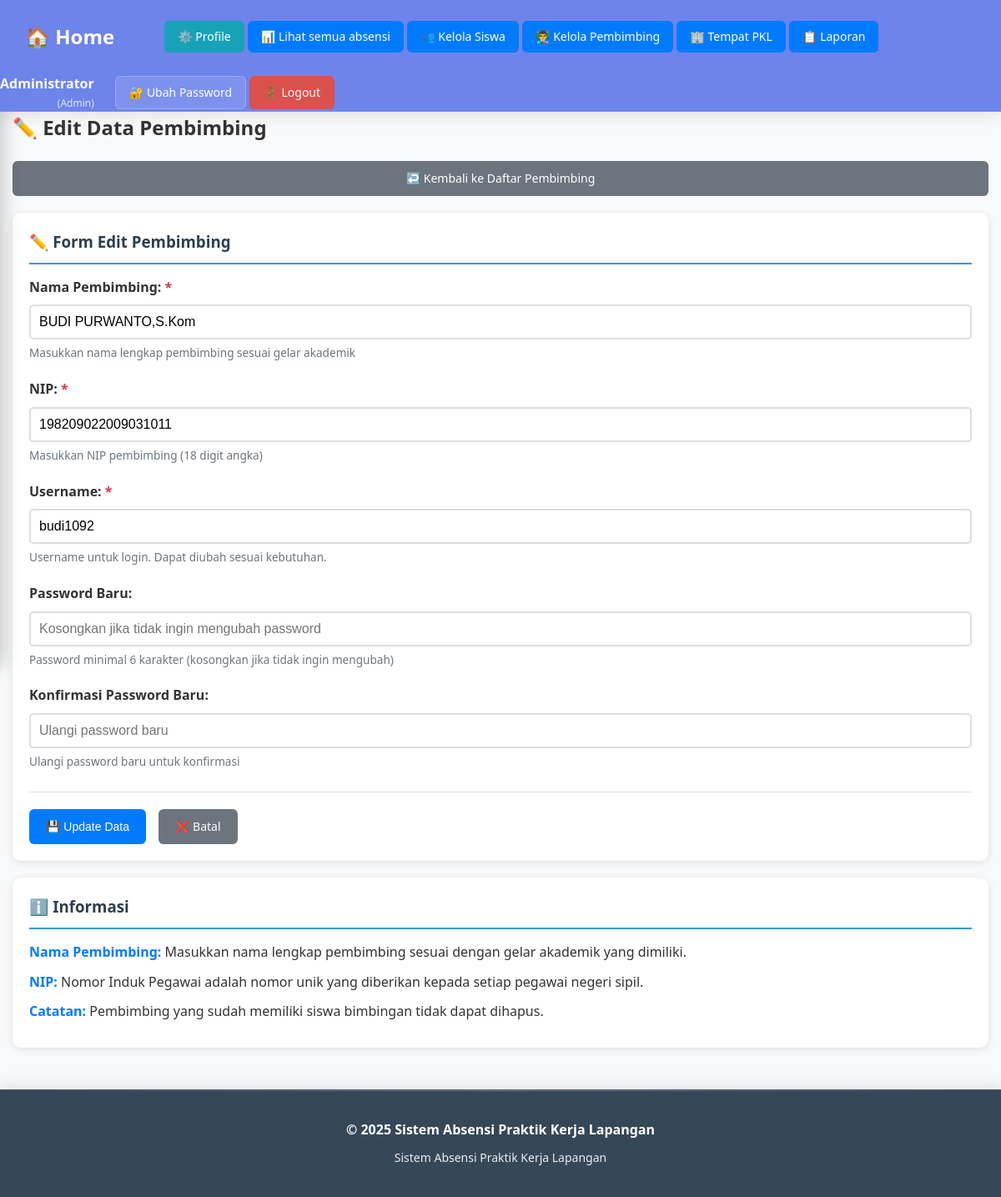
The page /public/index.php?r=admin/pembimbingEdit&id=9 (signed in) on the database its author committed.
### tables this page shows
CREATE TABLE `pembimbing` (
  `id` int(11) NOT NULL AUTO_INCREMENT,
  `nama` varchar(255) NOT NULL,
  `nip` varchar(18) NOT NULL,
  `user_id` int(11) DEFAULT NULL,
  `created_at` timestamp NOT NULL DEFAULT current_timestamp(),
  `updated_at` timestamp NOT NULL DEFAULT current_timestamp() ON UPDATE current_timestamp(),
  PRIMARY KEY (`id`),
  UNIQUE KEY `nip` (`nip`)
);

CREATE TABLE `users` (
  `id` int(11) NOT NULL AUTO_INCREMENT,
  `username` varchar(50) NOT NULL,
  `password_hash` varchar(255) NOT NULL,
  `role` enum('admin','pembimbing','siswa') NOT NULL,
  `name` varchar(100) NOT NULL,
  PRIMARY KEY (`id`),
  UNIQUE KEY `username` (`username`)
);

### app/Controllers/Controller.php (called while the page is built, shortened)
<?php
class Controller {
    protected function view(string $path, array $data=[]): void {
        extract($data);
        $viewFile = __DIR__ . '/../Views/' . $path . '.php';
        include __DIR__ . '/../Views/layouts/header.php';
        include $viewFile;
        include __DIR__ . '/../Views/layouts/footer.php';
    }
}

### app/Controllers/AdminController.php (called while the page is built, shortened)
<?php
class AdminController extends Controller {
    public function pembimbingEdit(): void {
        $db = new Database(require __DIR__.'/../../config/db.php');
        $id = (int)($_GET['id'] ?? 0);
        $pembimbing = new Pembimbing($db);
        $dataPembimbing = $pembimbing->findById($id);
        $this->view('admin/pembimbing_edit', ['pembimbing' => $dataPembimbing]);
    }
}

### public/index.php (called while the page is built, shortened)
<?php
require __DIR__.'/../app/autoload.php';
$appCfg = require __DIR__.'/../config/app.php';
$r = $_GET['r'] ?? 'auth/login';
[$c, $a] = array_pad(explode('/', $r, 2), 2, 'index');
$controller = null;
switch($c){
    case 'admin': $controller = new AdminController($appCfg); break;
}
$controller->$a();

### app/autoload.php (called while the page is built, shortened)
<?php
spl_autoload_register(function ($class) {
    $prefix = 'App\\';
    $base_dir = __DIR__ . '/';
    $len = strlen($prefix);
    $relative_class = substr($class, $len);
    $file = $base_dir . str_replace('\\', '/', $relative_class) . '.php';
});

### config/db.php (called while the page is built, shortened)
<?php
return [
    'host' => 'localhost',
    'name' => 'db_absensi_pkl',
    'user' => 'root',
    'pass' => '',
    'charset' => 'utf8mb4',
];

### app/Models/Database.php (called while the page is built, shortened)
<?php
class Database {
    private PDO $pdo;
    public function __construct(array $cfg) {
        $dsn = sprintf('mysql:host=%s;dbname=%s;charset=%s',$cfg['host'],$cfg['name'],$cfg['charset']??'utf8mb4');
        $opt = [
            PDO::ATTR_ERRMODE => PDO::ERRMODE_EXCEPTION,
            PDO::ATTR_DEFAULT_FETCH_MODE => PDO::FETCH_ASSOC,
            PDO::ATTR_EMULATE_PREPARES => false,
        ];
        try { $this->pdo = new PDO($dsn,$cfg['user'],$cfg['pass'],$opt); }
        catch (PDOException $e) { die('DB connection failed: '.$e->getMessage()); }
    }
    public function pdo(): PDO {
        return $this->pdo;
    }
}

### app/Models/BaseModel.php (called while the page is built, shortened)
<?php
abstract class BaseModel {
    public function __construct(Database $database) {
        $this->db = $database->pdo();
    }
}

### app/Models/Pembimbing.php (called while the page is built, shortened)
<?php
class Pembimbing extends BaseModel {
    public function findById(int $id): ?array {
        $st = $this->db->prepare("
            SELECT p.*, u.username, u.role
            FROM pembimbing p
            LEFT JOIN users u ON p.user_id = u.id
            WHERE p.id = ?
        ");
        $st->execute([$id]);
        $result = $st->fetch();
        if ($result) {
            $result['email'] = null;
            $result['no_telp'] = null;
            $result['instansi'] = null;
        }
        return $result ?: null;
    }
}

### app/Views/admin/pembimbing_edit.php (the view, shortened to what this page needs)
<h2>✏️ Edit Data Pembimbing</h2>
<div class="action-buttons" style="margin-bottom: 20px;">
    <a href="?r=admin/pembimbing" class="btn btn-secondary">
        ↩️ Kembali ke Daftar Pembimbing
    </a>
</div>
<div class="card">
    <h3>✏️ Form Edit Pembimbing</h3>
    <form method="post" action="?r=admin/pembimbingEdit&id=<?= $pembimbing['id'] ?>">
        <div class="form-group">
            <label for="nama">Nama Pembimbing: <span class="text-danger">*</span></label>
            <input type="text" id="nama" name="nama" required
                   value="<?= htmlspecialchars($pembimbing['nama']) ?>"
                   placeholder="Contoh: Dr. Ahmad Suryanto, M.Pd" class="form-control">
            <small class="form-text">Masukkan nama lengkap pembimbing sesuai gelar akademik</small>
        </div>
        <div class="form-group">
            <label for="nip">NIP: <span class="text-danger">*</span></label>
            <input type="text" id="nip" name="nip" required
                   value="<?= htmlspecialchars($pembimbing['nip']) ?>"
                   placeholder="Contoh: 198501012010012001" class="form-control" maxlength="18" pattern="[0-9]{18}">
            <small class="form-text">Masukkan NIP pembimbing (18 digit angka)</small>
        </div>
        <div class="form-group">
            <label for="username">Username: <span class="text-danger">*</span></label>
            <input type="text" id="username" name="username" required
                   value="<?= htmlspecialchars($pembimbing['username'] ?? '') ?>"
                   placeholder="Contoh: pemb198501012010012001" class="form-control">
            <small class="form-text">
                <?php if (empty($pembimbing['username'])): ?>
                    <span style="color: #dc3545;">⚠️ Pembimbing ini belum memiliki user account. Username akan dibuat otomatis jika dikosongkan.</span>
                <?php else: ?>
                    Username untuk login. Dapat diubah sesuai kebutuhan.
                <?php endif; ?>
            </small>
        </div>
        <div class="form-group">
            <label for="password">Password Baru:</label>
            <input type="password" id="password" name="password"
                   placeholder="<?= empty($pembimbing['username']) ? 'Password untuk user account baru' : 'Kosongkan jika tidak ingin mengubah password' ?>"
                   class="form-control" minlength="6">
            <small class="form-text">
                <?php if (empty($pembimbing['username'])): ?>
                    <span style="color: #dc3545;">⚠️ Password wajib diisi untuk membuat user account baru!</span>
                <?php else: ?>
                    Password minimal 6 karakter (kosongkan jika tidak ingin mengubah)
                <?php endif; ?>
            </small>
        </div>
        <div class="form-group">
            <label for="confirm_password">Konfirmasi Password Baru:</label>
            <input type="password" id="confirm_password" name="confirm_password"
                   placeholder="Ulangi password baru" class="form-control" minlength="6">
            <small class="form-text">Ulangi password baru untuk konfirmasi</small>
        </div>
        <div class="form-actions">
            <button type="submit" class="btn btn-primary">💾 Update Data</button>
            <a href="?r=admin/pembimbing" class="btn btn-secondary">❌ Batal</a>
        </div>
    </form>
</div>
<div class="card">
    <h3>ℹ️ Informasi</h3>
    <div class="info-content">
        <p><strong>Nama Pembimbing:</strong> Masukkan nama lengkap pembimbing sesuai dengan gelar akademik yang dimiliki.</p>
        <p><strong>NIP:</strong> Nomor Induk Pegawai adalah nomor unik yang diberikan kepada setiap pegawai negeri sipil.</p>
        <p><strong>Catatan:</strong> Pembimbing yang sudah memiliki siswa bimbingan tidak dapat dihapus.</p>
    </div>
</div>

### public/assets/css/style.css (style rules this page uses)
* { margin: 0; padding: 0; box-sizing: border-box; }
body { font-family: 'Segoe UI', Tahoma, Geneva, Verdana, sans-serif; line-height: 1.6; color: #333; background-color: #f8f9fa; }
.card { background: white; border-radius: 10px; padding: 20px; box-shadow: 0 2px 10px rgba(0,0,0,0.1); margin-bottom: 20px; }
.card h2, .card h3, .card h4 { color: #2c3e50; margin-bottom: 15px; border-bottom: 2px solid #3498db; padding-bottom: 10px; }
.form-group { margin-bottom: 15px; }
.form-group label { display: block; margin-bottom: 5px; font-weight: 600; color: #2c3e50; }
input[type="text"], input[type="password"], input[type="email"], select, textarea { width: 100%; padding: 10px; border: 2px solid #ddd; border-radius: 5px; font-size: 16px; transition: border-color 0.3s ease; }
.btn { display: inline-block; padding: 10px 20px; border: none; border-radius: 5px; font-size: 16px; font-weight: 600; text-decoration: none; cursor: pointer; transition: all 0.3s ease; text-align: center; }
.btn-primary { background-color: #3498db; color: white; }
.btn-secondary { background-color: #6c757d; color: white; }
.action-buttons { display: grid; grid-template-columns: repeat(auto-fit, minmax(200px, 1fr)); gap: 15px; margin: 20px 0; }
.text-danger { color: #dc3545; }

### app/Views/admin/pembimbing_edit.php (style rules this page uses)
.form-group { margin-bottom: 20px; }
.form-group label { display: block; margin-bottom: 8px; font-weight: bold; color: #333; }
.form-group label .text-danger { color: #dc3545; }
.form-control { width: 100%; padding: 12px; border: 1px solid #ddd; border-radius: 6px; font-size: 14px; transition: border-color 0.3s ease, box-shadow 0.3s ease; }
.form-text { font-size: 0.85rem; color: #6c757d; margin-top: 5px; display: block; }
.form-actions { display: flex; gap: 15px; margin-top: 25px; padding-top: 20px; border-top: 1px solid #dee2e6; }
.btn { padding: 10px 20px; border: none; border-radius: 6px; font-size: 14px; font-weight: 500; text-decoration: none; cursor: pointer; transition: all 0.3s ease; }
.btn-primary { background-color: #007bff; color: white; }
.btn-secondary { background-color: #6c757d; color: white; }
.info-content { line-height: 1.6; }
.info-content p { margin-bottom: 10px; }
.info-content strong { color: #007bff; }

### rows shown on the page
pembimbing: nama "BUDI PURWANTO,S.Kom", nip "198209022009031011", username "budi1092"

### other values the page prints
$_SESSION['user']['name'] "Administrator"
$_SESSION['user']['role'] "Admin"
$schoolName "Sistem Absensi Praktik Kerja Lapangan"
